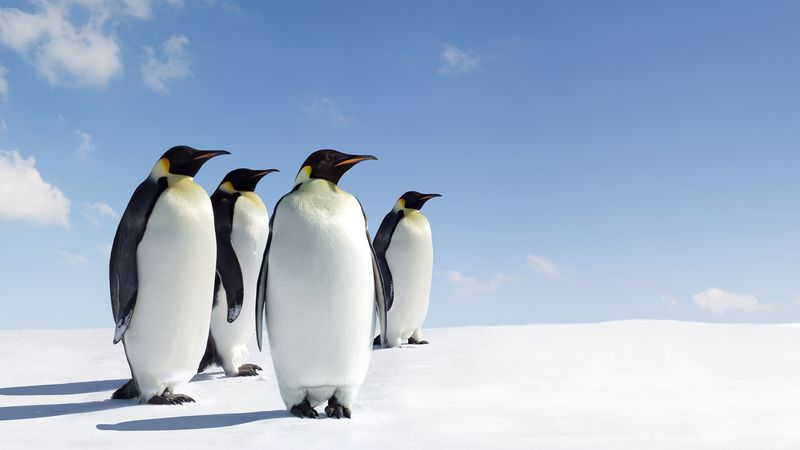
#> input picture penguin.jpg, 800 x 450 px
$ python no3.py
#> lines starting #> are read from the running program, lines starting #| are printed output that depends on the picture
import imageio
import numpy as np
from scipy import ndimage
import matplotlib.pyplot as plt

image = imageio.imread('penguin.jpg', mode='L')
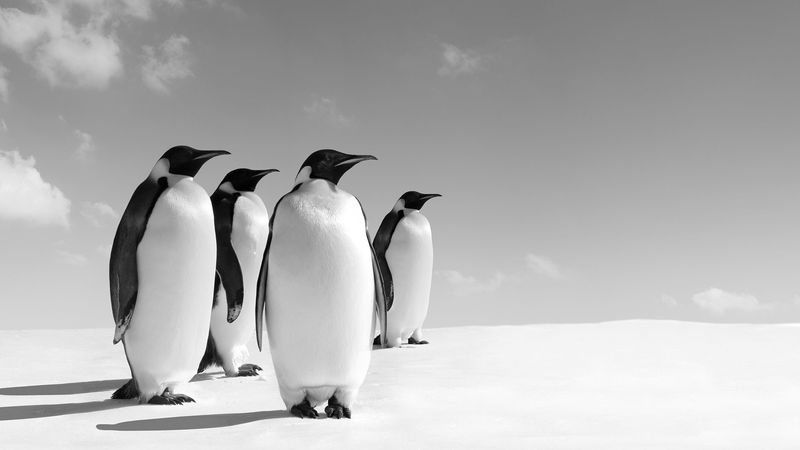
#> image: shape (450, 800); min 0, max 255, mean 178.8

hist, bins = np.histogram(image.flatten(), bins=256, range=[0,256])
#> hist = 256 values, max 10916 at index 244, min 13 at index 0, mean 1406.2; bins = 257 values from 0 to 256
cdf = hist.cumsum()
#> cdf = 256 values from 13 to 360000
cdf_normalized = cdf * hist.max() / cdf.max()
#> cdf_normalized = 256 values from 0.394 to 10916

cdf_m = np.ma.masked_equal(cdf, 0)
cdf_m = (cdf_m - cdf_m.min()) * 255 / (cdf_m.max() - cdf_m.min())
cdf = np.ma.filled(cdf_m, 0).astype('uint8')
#> cdf = 256 values from 0 to 255

image_equalized = cdf[image]
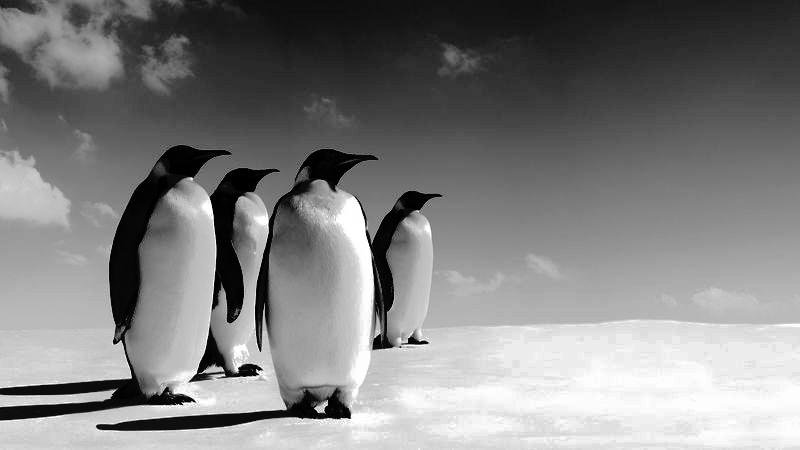
#> image_equalized: shape (450, 800); min 0, max 255, mean 128.1

plt.figure(figsize=(12, 6))
plt.subplot(1, 2, 1)
plt.title('Original Image')
plt.imshow(image, cmap='gray')
plt.axis('off')

plt.subplot(1, 2, 2)
plt.title('Equalized Image')
plt.imshow(image_equalized, cmap='gray')
plt.axis('off')

plt.show()
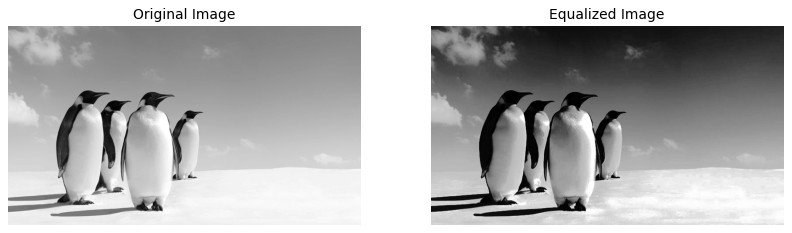
#> figure drawn by matplotlib, 2 panels
